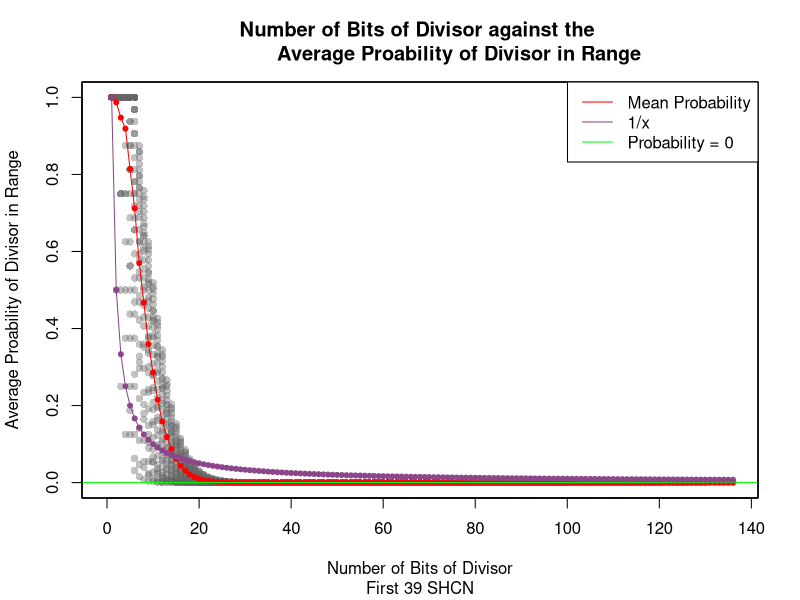
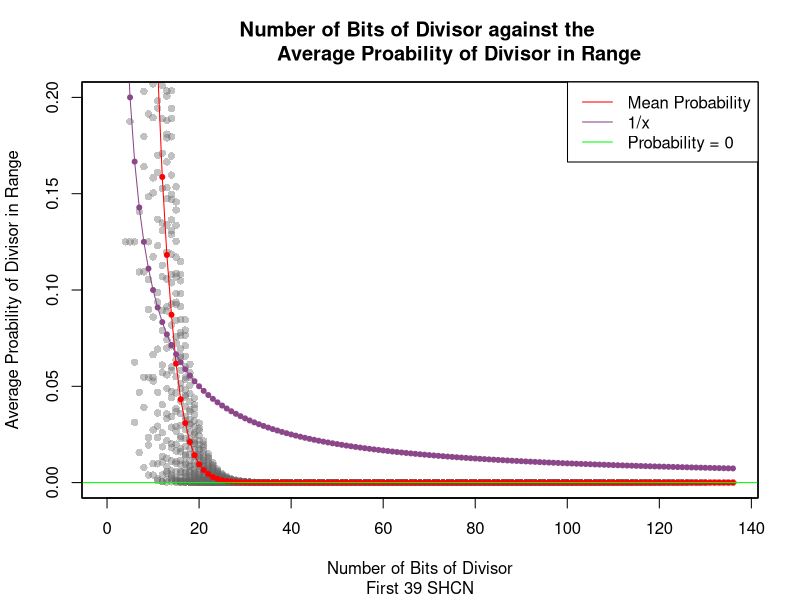

The R script that drew these images, in order:
####################
# Data Analysis: HCN
####################
data = read.table('HCN.csv', header=T, sep=',')
  
# get the mean divisors amount for each bit range
meandata = aggregate(divisors~bits, data, mean)

x = c(1:136)
y = 1/x

jpeg(file = 'HCN.jpg', res = 600, width = 4800, height = 4800)

# Create the plot
plot(x = data$bits,
     y = data$divisors, 
     col = gray(.4, .4),
     pch = 16,
     xaxt = "n",
     yaxt = "n",
     xlim =c(0,136), 
     ylim =c(0,1),
     main = "", 
     xlab ="", 
     ylab ="")

par(new=T) # superpose plots

# create the plot 
plot(x = meandata$bits,
     y = meandata$divisors, 
     type="o",
     pch=20,
     xlim =c(0,136), 
     ylim =c(0,1),
     col="red",
     main = "Number of Bits of Divisor against the 
             Average Proability of Divisor in Range",
     sub = 'First 39 SHCN',
     xlab ="Number of Bits of Divisor", 
     ylab ="Average Proability of Divisor in Range")

# Add reference line
abline(h=0.00,col="green")

par(new=T) # superpose plots

# Create the plot
plot(x,
     y, 
     type="o",
     pch=20,
     xaxt = "n",
     yaxt = "n",
     col="orchid4",
     xlim =c(0,136), 
     ylim =c(0,1),
     main = "", 
     xlab ="", 
     ylab ="")

# Add Legend
legend("topright", legend = c("Mean Probability","1/x","Probability = 0"),
       col = c("red","orchid4", "green"), lty = 1:1, cex = 1)

dev.off()



jpeg(file = 'HCN2.jpg', res = 600, width = 4800, height = 4800)

# Create the plot
plot(x = data$bits,
     y = data$divisors, 
     col = gray(.4, .4),
     pch = 16,
     xaxt = "n",
     yaxt = "n",
     xlim =c(0,136), 
     ylim =c(0,0.2),
     main = "", 
     xlab ="", 
     ylab ="")

par(new=T) # superpose plots

# create the plot 
plot(x = meandata$bits,
     y = meandata$divisors, 
     type="o",
     pch=20,
     xlim =c(0,136), 
     ylim =c(0,0.2),
     col="red",
     main = "Number of Bits of Divisor against the 
             Average Proability of Divisor in Range",
     sub = 'First 39 SHCN',
     xlab ="Number of Bits of Divisor", 
     ylab ="Average Proability of Divisor in Range")

# Add reference line
abline(h=0.00,col="green")

par(new=T) # superpose plots

# Create the plot
plot(x,
     y, 
     type="o",
     pch=20,
     xaxt = "n",
     yaxt = "n",
     col="orchid4",
     xlim =c(0,136), 
     ylim =c(0,0.2),
     main = "", 
     xlab ="", 
     ylab ="")

# Add Legend
legend("topright", legend = c("Mean Probability","1/x","Probability = 0"),
       col = c("red","orchid4", "green"), lty = 1:1, cex = 1)

dev.off()